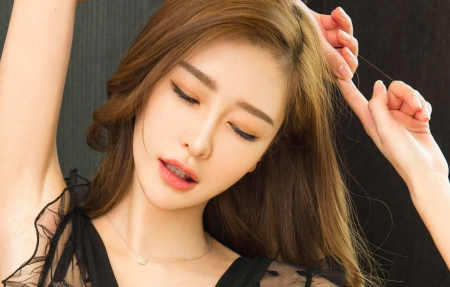
#> input picture Opencv/图像特效/hzz.jpg, 450 x 287 px
$ python '浮雕效果.py'
#> lines starting #> are read from the running program, lines starting #| are printed output that depends on the picture
import cv2
import numpy as np
img = cv2.imread('hzz.jpg', 1)
#> img is the input picture: shape (287, 450, 3); mean B, G, R 87.2, 111.2, 141.2
imgInfo = img.shape
#> imgInfo = (287, 450, 3)
height = imgInfo[0]
#> height = 287
width = imgInfo[1]
#> width = 450
cv2.imshow('src',img)
gray = cv2.cvtColor(img, cv2.COLOR_BGR2GRAY)
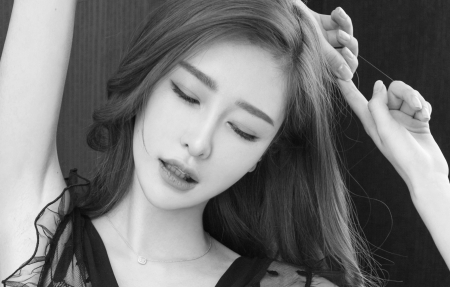
#> gray: shape (287, 450); min 8, max 251, mean 117.5
#newP = gray0 - gray1 + 150
dst = np.zeros((height,width,1),np.uint8)
for i in range(0, height):
    for j in range(0, width-1):
        grayP0 = int(gray[i,j])
        grayP1 = int(gray[i,j+1])
        newP = grayP0 - grayP1
        if newP > 255:
            newP = 255
        if newP < 0:
            newP = 0
        dst[i,j] = newP
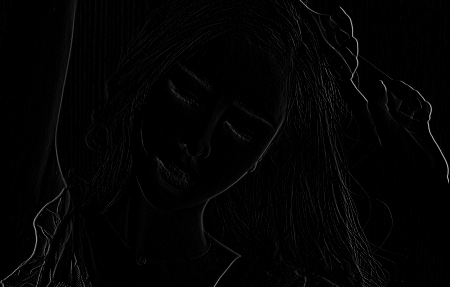
#> dst: shape (287, 450, 1); min 0, max 175, mean 3.2
cv2.imshow('dst',dst)
cv2.waitKey(0)

$ run again, with Opencv/图像特效/dy.jpg copied over Opencv/图像特效/hzz.jpg
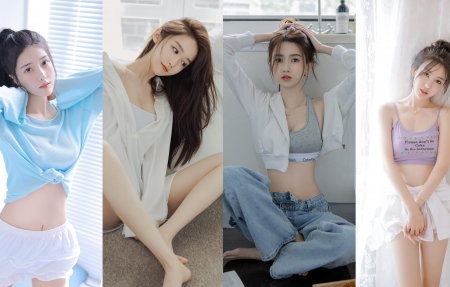
#> input picture Opencv/图像特效/dy.jpg, 450 x 287 px
#> img is the input picture: shape (287, 450, 3); mean B, G, R 170.6, 168.4, 169.8
#> `gray = cv2.cvtColor(img, cv2.COLOR_BGR2GRAY)`:
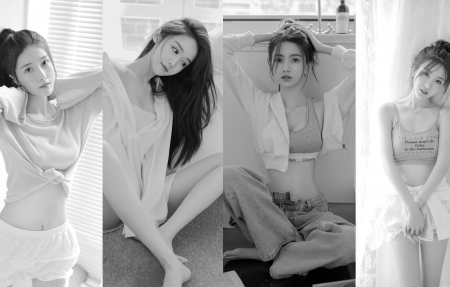
#> gray: shape (287, 450); min 0, max 255, mean 169.1
#> after the loop `for i in range(0, height):`:
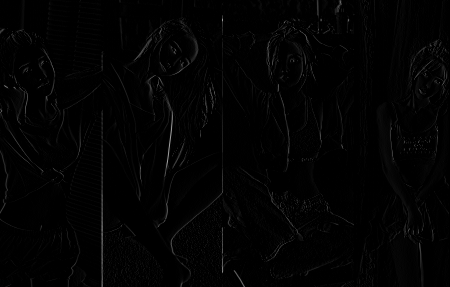
#> dst: shape (287, 450, 1); min 0, max 158, mean 2.7
